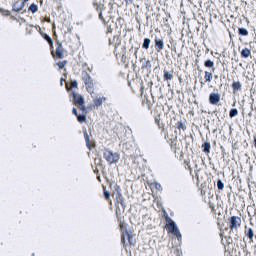
#> input picture test.png, 256 x 256 px, given as the content of the folder data/outputs/norm_png, which was not available; the run also reads 1 picture not shown here
$ jupyter execute --allow-errors '3) Analysis - Plaque Density Distribution.ipynb'   (text cells are left out)
#> lines starting #> are read from the running program, lines starting #| are printed output that depends on the picture; after the words box and inside, x2 and y2 are one past the last pixel; in counts of white or black regions, pixels touching at a corner belong together; pictures that were not available may be replaced by others from this repository, and a replacement may not be noted
[cell 1]
import os, glob
from time import time

import numpy as np
import matplotlib
#matplotlib.use('PDF')   # for heatmap with original
import matplotlib.pyplot as plt
from mpl_toolkits.axes_grid1 import make_axes_locatable
from PIL import Image
Image.MAX_IMAGE_PIXELS = None
from tqdm import tqdm
import copy

[cell 2]
IMG_DIR  = 'data/outputs/norm_png/'
SAVE_DIR = 'data/outputs/heatmaps/'

filenames = glob.glob(IMG_DIR + '*.png')
filenames = [filename.split('/')[-1] for filename in filenames]
print(filenames)

[cell 3]
# Load normalized original WSI
t = tqdm(total=len(filenames))
for i, filename in enumerate(filenames):
    if i != 0:
        continue

    img = np.array(Image.open(IMG_DIR+filename))
#> img is the input picture: shape (256, 256, 3); mean R, G, B 210.9, 207.9, 217.2
    assert(img.dtype == 'uint8')
    height, width, _ = img.shape
#> height = 256; width = 256
#| (256, 256, 3)

    t.set_description_str("Image " + str(i) + ': ' + str(img.shape))
    t.refresh()
    t.write("", end=' ')


    t.update()
t.close()

[cell 4]
# Separate stains
#from skimage.color import separate_stains       # Too much memory burden, separate computation tasks
from skimage.util import img_as_float
from tempfile import mkdtemp
import shutil

def color_deconv(rgb, conv_matrix):
    """RGB to stain color space conversion using color deconvolution.
    Original implementation in scikit-image
    https://github.com/scikit-image/scikit-image/blob/master/skimage/color/colorconv.py#L1350

    Parameters
    ----------
    rgb : array_like
        The image in RGB format, in a 3-D array of shape ``(.., .., 3)``.
    conv_matrix: ndarray
        The stain separation matrix as described by G. Landini [1]_.
    Returns
    -------
    out : ndarray
        The image in stain color channel, in a 2-D array of shape
        ``(.., ..)``.
    """
    #rgb = img_as_float(rgb, force_copy=True)
    rgb = rgb.astype(dtype='float32')
    rgb += 2
    rgb = -np.log10(rgb, dtype='float32')
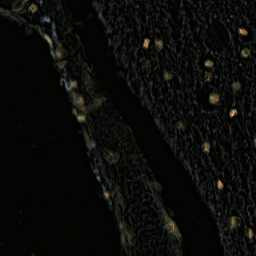
#> rgb: shape (256, 256, 3) float32; mean R, G, B -2.32, -2.31, -2.33; drawn with min black and max white
    out_shape = (rgb.shape[0], rgb.shape[1], 2)
#> out_shape = (256, 256, 2)
    #rgb = np.reshape(rgb, (-1, 3)) @ (conv_matrix[:,0:2])  # 0:2 because only H&E channels are needed
    rgb = np.matmul(np.reshape(rgb, (-1, 3)), (conv_matrix[:,0:2]), dtype='float32')
#> rgb = 65536 pairs, first value -4.21 to 1.03, second value -2.92 to 0.982
    return np.reshape(rgb, out_shape)

# Scale [0,1] to [0,255]
def uint8scale(arr, _min=0, _max=1):
    return ((arr - _min) * 1/(_max - _min) * 255).astype('uint8')

# Scale arr to [new_min, new_max]
def scale_range(arr, new_min, new_max):
    return (arr - arr.min()) * (new_max - new_min) / (arr.max() - arr.min()) + new_min

# Scale arr to have new_mean and new_std
def scale_meanstd(arr, new_mean, new_std):
    return (arr - np.mean(arr)) / np.std(arr) * new_std + new_mean

# Apply contrast threshold using QuPath data
def apply_contrast_threshold(arr, thres_min, thres_max):
    arr[arr < thres_min] = thres_min
    arr[arr > thres_max] = thres_max
    return scale_range(arr, 0, 1)

# Create a memmap numpy array on disk for float64 WSI
# dirpath = mkdtemp()
# fp = os.path.join(dirpath, 'arr.dat')
# print(dirpath)

startT = time()

# Divide the WSI into regular slices to avoid insufficient memory
# Cannot divide WSI into slices due to contrast threshold and scale_meanstd
# slice_size = 10000
rgb_img = np.array(Image.open('data/outputs/norm_png/NA3777-02_AB.png'))
height, width, _ = rgb_img.shape
print(rgb_img.shape)

# Corresponding stain matrix
stain_mat = np.array([[0.572, 0.589, 0.572], [0.281, 0.514, 0.811], [0.488, -0.804, 0.341]])
stain_mat = np.linalg.inv(stain_mat)

# Corresponding scale and contrast threshold constants
consts = []
consts.append({'mean':0.037, 'std':0.12, 'thres_min':-0.045568, 'thres_max':1.051931})
consts.append({'mean':0.091, 'std':0.106, 'thres_min':0.01, 'thres_max':0.3})

# t = tqdm(total=2)
# for i in range(2):

# Separate stains
# i=0: Hematoxylin, i=1: Eosin, i=2: Residual
print('Load Image: %s' % (time()-startT))
mask_img = color_deconv(rgb_img, stain_mat)
del rgb_img
print('Color Deconv: %s' % (time()-startT))

norm_img = []
for i in range(2):
    # Scale using mean and standard deviation
    mask_img[:,:,i] = scale_meanstd(mask_img[:,:,i], consts[i]['mean'], consts[i]['std'])

    # Apply contrast threshold
    mask_img[:,:,i] = apply_contrast_threshold(mask_img[:,:,i], consts[i]['thres_min'], consts[i]['thres_max'])

    # Convert into uint8
    norm_img.append(np.asarray(uint8scale(mask_img[:,:,i]), dtype='uint8'))
#> after the loop, norm_img = 2 items
del mask_img

# Convert numpy array into PIL image and save to local
# Divide the WSI into regular slices to avoid PIL buffer overflow
slice_size = 30000
iters = np.uint8(np.ceil([height / slice_size, width / slice_size]))
#> iters = [1, 1]

for i in range(2):
    mask_img = Image.new('L', (width, height))
    for row in range(iters[0]):
        for col in range(iters[1]):
            # Get start and end pixel location
            start_r, start_c = row * slice_size, col * slice_size
            end_r, end_c = min(height, start_r + slice_size), min(width, start_c + slice_size)

            # Paste the slice mask to image mask
            mask_slice = Image.fromarray(norm_img[i][start_r:end_r, start_c:end_c], 'L')
            mask_img.paste(mask_slice, (start_c, start_r))
    # Save masked image
    if i == 0:
        mask_img.save('data/outputs/norm_png/NA3777-02_AB_Hemato_4.png')
    elif i == 1:
        mask_img.save('data/outputs/norm_png/NA3777-02_AB_Eosin_4.png')
    del mask_slice, mask_img
#> this loop made 2 passes
#> pass 2, `mask_img.save('data/outputs/norm_png/NA3777-02_AB_Eosin_4.png')`:
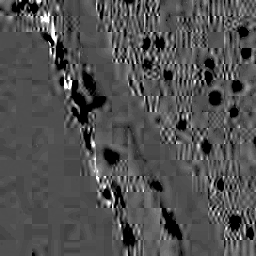
#> saved as NA3777-02_AB_Eosin_4.png: PIL image 256x256 L; min 0, max 255, mean 80.4

print('Total: %s' % (time()-startT))

#     t.update()
# t.close()

# Remove memmap files
# shutil.rmtree(dirpath)

[cell 5]
# Separate stains (dev)
from skimage.color import separate_stains
stain_mat = np.array([[0.572, 0.589, 0.572], [0.281, 0.514, 0.811], [0.488, -0.804, 0.341]])
#> stain_mat = [[0.572, 0.589, 0.572], [0.281, 0.514, 0.811], [0.488, -0.804, 0.341]]
rgb_img = np.array(Image.open('data/outputs/norm_png/NA3777-02_AB.png'))

ihc_hdx = separate_stains(rgb_img[0:10000, 0:10000, :], np.linalg.inv(stain_mat))
#> ihc_hdx: shape (256, 256, 3) float64; mean of channels 0, 1, 2 0.032, 0.000813, 0.000168
fig, axes = plt.subplots(2, 2, figsize=(7, 6), sharex=True, sharey=True)
ax = axes.ravel()

ax[0].imshow(rgb_img[0:10000, 0:10000, :])
ax[0].set_title("Original image")

ax[1].imshow(ihc_hdx[:, :, 0], cmap='gray')
ax[1].set_title("Hematoxylin")

ax[2].imshow(ihc_hdx[:, :, 1], cmap='gray')
ax[2].set_title("Eosin")

ax[3].imshow(ihc_hdx[:, :, 2], cmap='gray')
ax[3].set_title("DAB")

for a in ax.ravel():
    a.axis('off')

fig.tight_layout()

[cell 6]
# Separate stains (dev)
consts = []
consts.append({'mean':0.037, 'std':0.12, 'thres_min':-0.045568, 'thres_max':1.051931})
consts.append({'mean':0.091, 'std':0.106, 'thres_min':0.01, 'thres_max':0.3})

[cell 7]
# Separate stains (dev)
def scale_range(arr, new_min, new_max):
    return (arr - arr.min()) * (new_max - new_min) / (arr.max() - arr.min()) + new_min

def scale_meanstd(arr, new_mean, new_std):
#> called with new_mean = 0.037, new_std = 0.12
    return (arr - np.mean(arr)) / np.std(arr) * new_std + new_mean

def apply_contrast_threshold(arr, thres_min, thres_max):
#> called with thres_min = -0.0456, thres_max = 1.05
    arr[arr < thres_min] = thres_min
    arr[arr > thres_max] = thres_max
#> arr: shape (256, 256) float64; min -0.0388, max 1.05, mean 0.0361
    return scale_range(arr, 0, 1)

fig1 = plt.figure(figsize=(24,8))
ax = fig1.add_subplot(131, title='Original')
ax.hist(ihc_hdx[:,:,0].ravel(), bins=256)
ax.set_xlim(ihc_hdx[:,:,0].min(), ihc_hdx[:,:,0].max())

fig2 = plt.figure(figsize=(24,8))
ax = fig2.add_subplot(131, title='Original')
ax.hist(ihc_hdx[:,:,1].ravel(), bins=256)
ax.set_xlim(ihc_hdx[:,:,1].min(), ihc_hdx[:,:,1].max())

new_ihc_hdx_0_scale = scale_meanstd(ihc_hdx[:,:,0], consts[0]['mean'], consts[0]['std'])
new_ihc_hdx_1_scale = scale_meanstd(ihc_hdx[:,:,1], consts[1]['mean'], consts[1]['std'])

ax = fig1.add_subplot(132, title='Scaled')
ax.hist(new_ihc_hdx_0_scale.ravel(), bins=256)
ax.axvline(x=consts[0]['thres_min'], color='r', linestyle='dashed', linewidth=2)
ax.axvline(x=consts[0]['thres_max'], color='r', linestyle='dashed', linewidth=2)
ax.set_xlim(new_ihc_hdx_0_scale.min(), new_ihc_hdx_0_scale.max())

ax = fig2.add_subplot(132, title='Scaled')
ax.hist(new_ihc_hdx_1_scale.ravel(), bins=256)
ax.axvline(x=consts[1]['thres_min'], color='r', linestyle='dashed', linewidth=2)
ax.axvline(x=consts[1]['thres_max'], color='r', linestyle='dashed', linewidth=2)
ax.set_xlim(new_ihc_hdx_1_scale.min(), new_ihc_hdx_1_scale.max())

new_ihc_hdx_0 = apply_contrast_threshold(new_ihc_hdx_0_scale, consts[0]['thres_min'], consts[0]['thres_max'])
new_ihc_hdx_1 = apply_contrast_threshold(new_ihc_hdx_1_scale, consts[1]['thres_min'], consts[1]['thres_max'])
#> call 2 of apply_contrast_threshold, with thres_min = 0.01, thres_max = 0.3
#> in apply_contrast_threshold (call 2), `arr[arr > thres_max] = thres_max`:
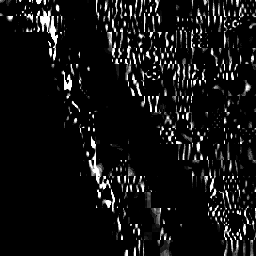
#> arr: shape (256, 256) float64; min 0.0672, max 0.3, mean 0.0845; drawn with min black and max white

ax = fig1.add_subplot(133, title='Thresholded')
ax.hist(new_ihc_hdx_0.ravel(), bins=256)
ax.set_xlim(new_ihc_hdx_0.min(), new_ihc_hdx_0.max())

ax = fig2.add_subplot(133, title='Thresholded')
ax.hist(new_ihc_hdx_1.ravel(), bins=256)
ax.set_xlim(new_ihc_hdx_1.min(), new_ihc_hdx_1.max())

fig, axes = plt.subplots(2, 2, figsize=(15, 15), sharex=True, sharey=True)
ax = axes.ravel()

ax[0].imshow(rgb_img[0:10000, 0:10000, :])
ax[0].set_title("Original image")

ax[1].imshow(new_ihc_hdx_0, cmap='gray')
ax[1].set_title("Hematoxylin")

ax[2].imshow(new_ihc_hdx_1, cmap='gray')
ax[2].set_title("Eosin")

ax[3].imshow(ihc_hdx[:, :, 2], cmap='gray')
ax[3].set_title("Residual")

for a in ax.ravel():
    a.axis('off')

fig.tight_layout()
plt.show()
#> figure, not shown here; panel 1: tallest bar 31783 high, from x = 0.00904 to 0.0181; panel 2: tallest bar 31783 high, from x = -0.0174 to 0.00403; panel 3: tallest bar 15906 high, from x = 0.0273 to 0.0312
#> figure, not shown here; panel 1: tallest bar 56533 high, from x = 0 to 0.000709; panel 2: tallest bar 56533 high, from x = 0.0672 to 0.088; panel 3: tallest bar 54976 high, from x = 0 to 0.00391
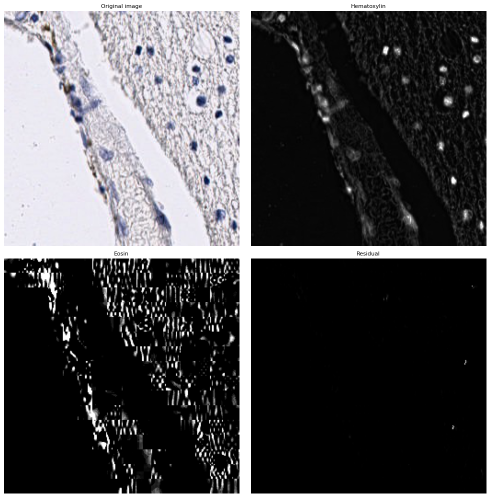
#> figure drawn by matplotlib, 4 panels

[cell 8]
# Superpixel
from skimage.color import rgb2gray
from skimage.filters import sobel
from skimage.segmentation import felzenszwalb, slic, quickshift, watershed
from skimage.segmentation import mark_boundaries
from skimage.util import img_as_float
import datetime

# Scale [0,1] to [0,255]
def uint8scale(arr, _min=0, _max=1):
    return ((arr - _min) * 1/(_max - _min) * 255).astype('uint8')

#> (the rest of this cell did not finish here and is left out)

[cell 9]
# Superpixel
from skimage.color import rgb2gray
from skimage.filters import sobel
from skimage.segmentation import slic
from skimage.util import img_as_float
import datetime

# Scale [0,1] to [0,255]
def uint8scale(arr, _min=0, _max=1):
    return ((arr - _min) * 1/(_max - _min) * 255).astype('uint8')

#> (the rest of this cell did not finish here and is left out)

#> (a cell that did not finish here is left out)

[cell 11]
# Save superpixel with average intensity
from skimage.measure import regionprops
#> (the rest of this cell did not finish here and is left out)

#> (a cell that did not finish here is left out)

#> (a cell that did not finish here is left out)

[cell 14]
from skimage.measure import regionprops
intensity = []
#> intensity = []
#> (the rest of this cell did not finish here and is left out)

[cell 15]
from skimage.measure import regionprops
intensity = []
mask_img = np.zeros_like(img, dtype='uint8')
#> mask_img: shape (256, 256, 3); every value is 0
#> (the rest of this cell did not finish here and is left out)

[cell 16]
from skimage.filters import threshold_otsu

print(len(intensity))

#val = threshold_otsu(intensity)

fig = plt.figure(figsize=(5,5))
ax = fig.add_subplot(111, title='SLIC Superpixel Intensity')
ax.hist(intensity, bins=256)
ax.set_xlim(0, 255)
#ax.axvline(val, color='k', ls='--')
plt.show()
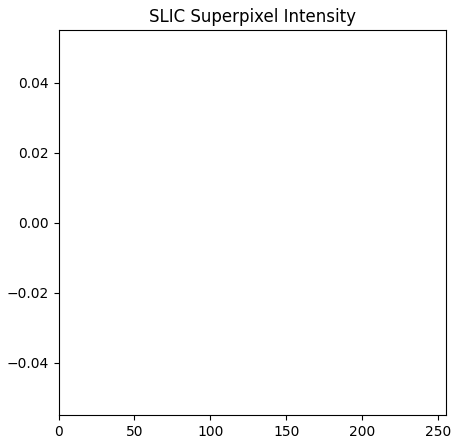
#> figure drawn by matplotlib, 1 panel

[cell 17]
#segments_slic = np.load('segments_slic.npy')
from skimage.measure import regionprops
intensity = []
mask_img = np.zeros_like(img, dtype='uint8')
#> (the rest of this cell did not finish here and is left out)

[cell 18]
from skimage.measure import regionprops
intensity = []
mask_img = np.zeros_like(img, dtype='uint8')
#> (the rest of this cell did not finish here and is left out)

[cell 19]
import datetime
from skimage.filters import roberts, sobel
from skimage.feature import canny
#> (the rest of this cell did not finish here and is left out)

[cell 20]
# Process first image in HSV colorspace
from skimage.color import rgb2hsv

# Scale [0,1] to [0,255]
def uint8scale(arr, _min=0, _max=1):
    return ((arr - _min) * 1/(_max - _min) * 255).astype('uint8')

# Divide the WSI into regular slices to avoid insufficient memory
slice_size = 30000
#> slice_size = 30000
rgb_img = np.array(Image.open('data/outputs/norm_png/NA3777-02_AB.png'))
height, width, _ = rgb_img.shape
#iters = np.int64(np.ceil([height / slice_size, width / slice_size]))
iters = np.uint8(np.ceil([height / slice_size, width / slice_size]))
print(rgb_img.shape)
#| (256, 256, 3)

# Create a binary mask as output
#mask_img = Image.fromarray(np.zeros(rgb_img.shape[0:2], dtype=np.uint8), 'L')
mask_img = Image.new('L', (width, height))
t = tqdm(total=iters[0] * iters[1])
for row in range(iters[0]):
    for col in range(iters[1]):
        # Get start and end pixel location
        start_r, start_c = row * slice_size, col * slice_size
        end_r, end_c = min(height, start_r + slice_size), min(width, start_c + slice_size)

        # Convert the slice of image to HSV colorspace
        # hsv_img[:,:,0] = H, hsv_img[:,:,1] = S, hsv_img[:,:,2] = V
        hsv_slice = rgb2hsv(rgb_img[start_r:end_r, start_c:end_c, :])
        nor_slice = uint8scale(hsv_slice)

        # Create a mask for this slice
        mask_slice = np.zeros(nor_slice.shape[0:2], dtype=np.uint8)

        # S channel <= 15
        mask_slice[nor_slice[:,:,1] <= 15] = 255

        # H channel [0,140] U [190,255]
        mask_slice[(nor_slice[:,:,0] <= 140) & (nor_slice[:,:,0] >= 190)] = 255

        # Paste the slice mask to image mask
        mask_slice = Image.fromarray(mask_slice, 'L')
        mask_img.paste(mask_slice, (start_c, start_r))

        t.update()
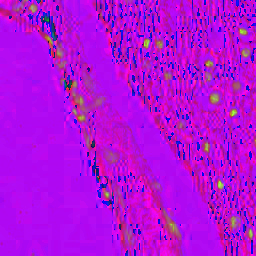
#> hsv_slice: shape (256, 256, 3) float64; mean R, G, B 0.695, 0.0595, 0.856
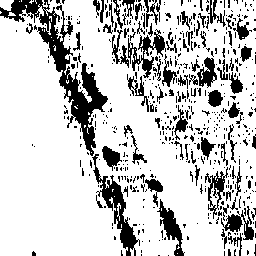
#> mask_img: PIL image 256x256 L; 78.7% white; 557 black regions (473 under 20 px), largest, box (x1, y1, x2, y2) and area: (0, 0, 108, 156) 3240, (92, 154, 140, 256) 1114, (128, 29, 166, 78) 641
t.close()
mask_img.save('data/outputs/norm_png/NA3777-02_AB_MSK.png')

[cell 21]
# Process first image in HSV colorspace (dev)
red = img[:,:,0]
mask_r = np.full(red.shape, 255, dtype=np.uint8)
#> mask_r: shape (256, 256); every value is 255
mask_r[(red > 73) & (red < 231)] = 0
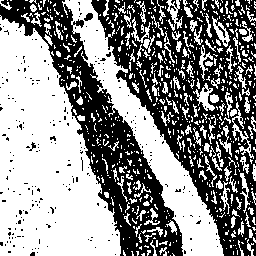
#> mask_r: shape (256, 256); 55% white; 268 black regions (264 under 20 px), largest, box (x1, y1, x2, y2) and area: (91, 0, 256, 256) 17575, (0, 0, 183, 256) 11039, (84, 13, 93, 21) 49, (29, 142, 36, 151) 25

fig = plt.figure(figsize=(15,15))
ax = fig.add_subplot(111, title='Red')
im = plt.imshow(mask_r, cmap=plt.cm.get_cmap('Greys', 20), vmin=0, vmax=255)
divider = make_axes_locatable(ax)
cax = divider.append_axes("right", size="5%", pad=0.1)
plt.colorbar(im, cax=cax, ticks=[0.0, 0.25, 0.5, 0.75, 1.0])
plt.show()
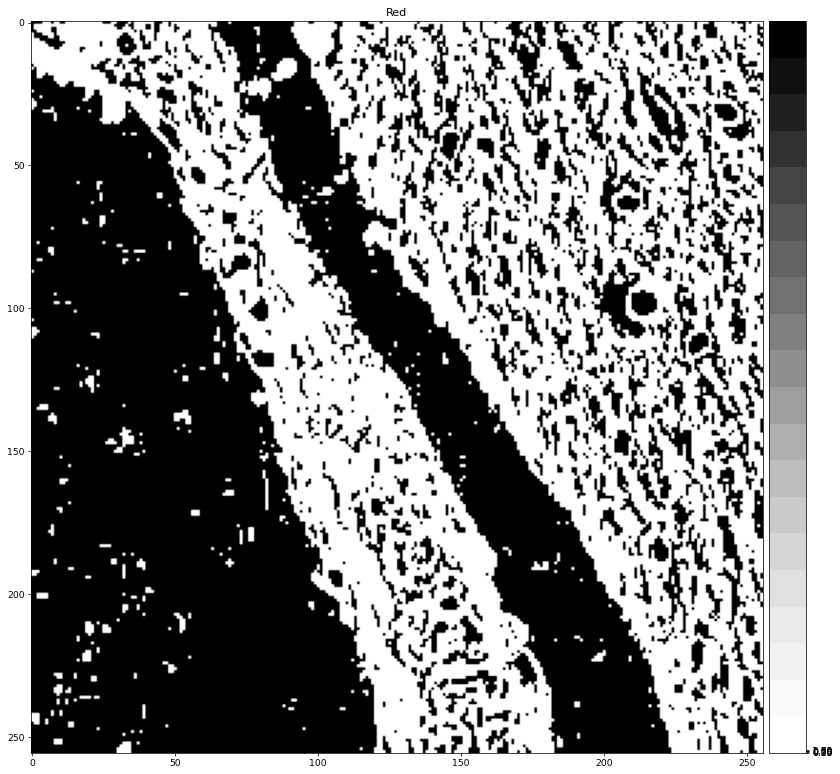
#> figure drawn by matplotlib, 2 panels

[cell 22]
# Clustering Algorithm (dev)
# Process first image mask
mask_img = np.array(Image.open('data/outputs/norm_png/NA3777-02_AB_MSK.png'))
print(mask_img.shape)
#| (256, 256)

[cell 23]
# Clustering Algorithm (dev)
from sklearn.cluster import Birch, MiniBatchKMeans
X = np.column_stack(np.where(mask_img == 255)) # tuple needs to be reversed
#> X = 51602 pairs, first value 0 to 255, second value 0 to 255
#model = Birch(threshold=10, n_clusters=None,compute_labels=True)
model = MiniBatchKMeans(random_state=0)
t = time()
model.fit(X)
time_ = time() - t
print('Time: %0.2f' % time_)
#model.predict(X)

[cell 24]
# Clustering Algorithm (dev)
# Plot MiniBatchKMeans result
from itertools import cycle
import matplotlib.colors as colors

colors_ = cycle(colors.cnames.keys())
mbk_means_labels_unique = np.unique(model.labels_)
#> mbk_means_labels_unique = [0, 1, 2, 3, 4, 5, 6, 7]

fig = plt.figure(figsize=(15,15))
ax = fig.add_subplot(111, title='Red')
for this_centroid, k, col in zip(model.cluster_centers_,
                                 range(8), colors_):
    mask = model.labels_ == k
    ax.scatter(X[mask, 0], X[mask, 1], marker='.',
               c='w', edgecolor=col, alpha=0.5)
    ax.scatter(this_centroid[0], this_centroid[1], marker='+',
               c='k', s=25)
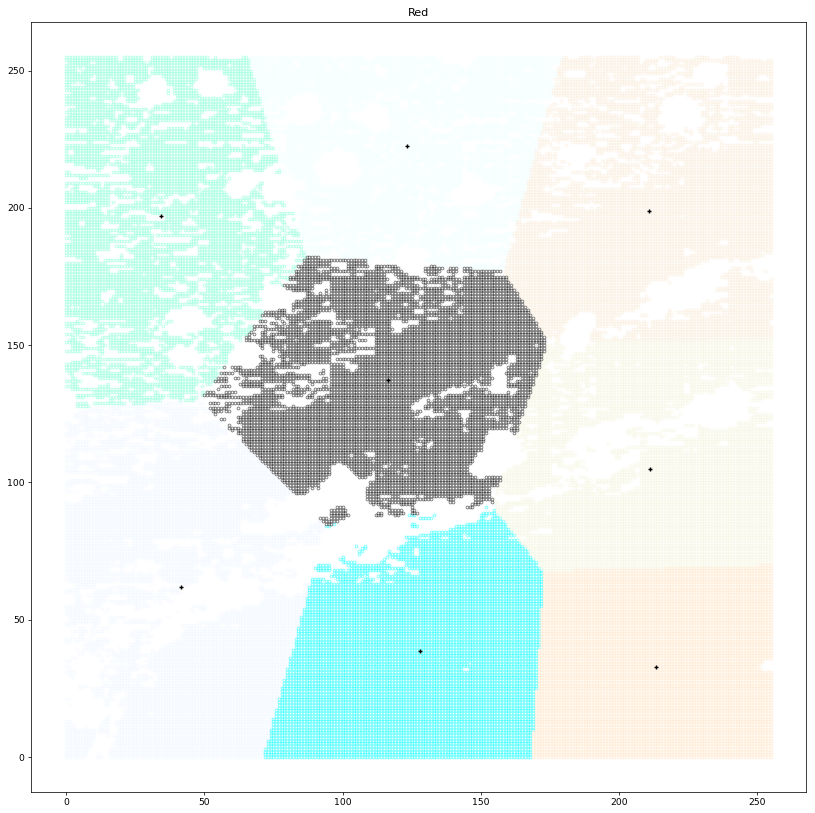
#> figure drawn by matplotlib, 1 panel
